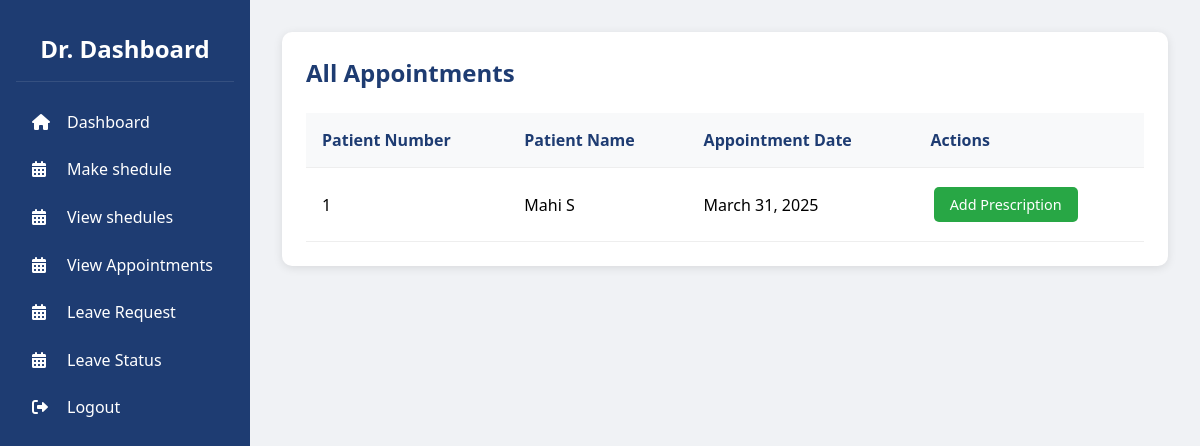
/doctor_appointments/ (signed in), run on an earlier commit of the app's database.
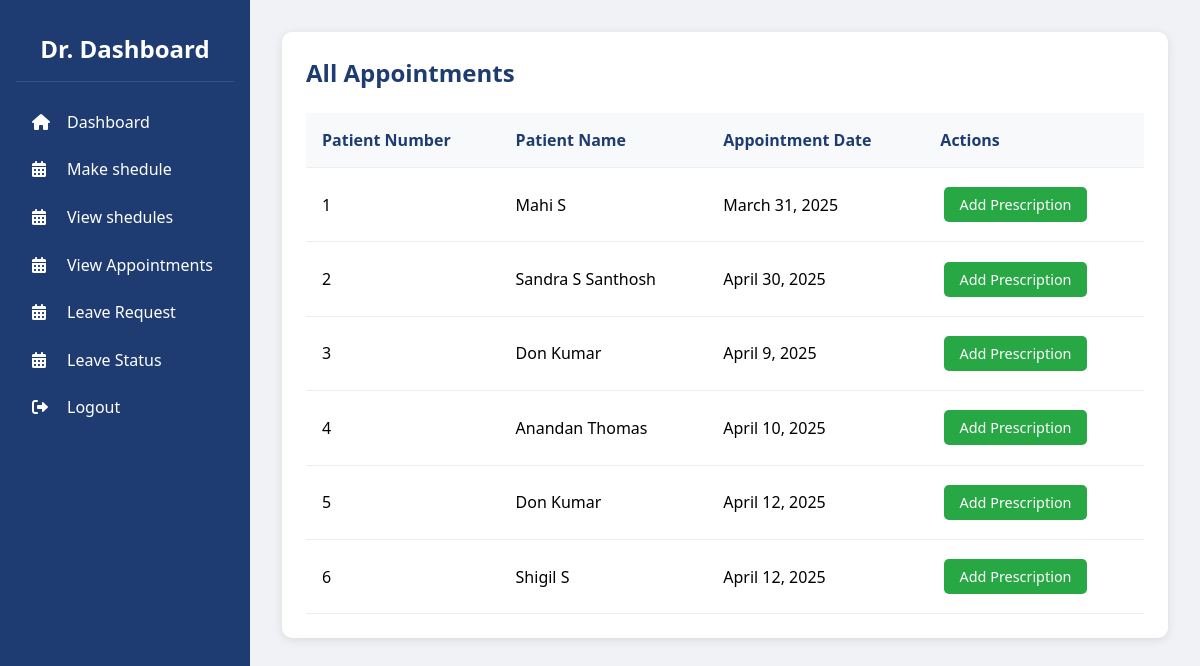
And on a later commit of the database.
### patient/models.py (models this page shows)
class Appointment_s(models.Model):
    userid = models.ForeignKey(user, on_delete=models.CASCADE, related_name='patient_appointments')
    doctorid = models.ForeignKey(user, on_delete=models.CASCADE, related_name='doctor_appointments')
    date = models.DateField()
    status = models.IntegerField()

### predict/models.py (models this page shows)
class user(models.Model):
    firstname=models.CharField(max_length=255)
    lastname=models.CharField(max_length=255)
    email=models.EmailField(unique=True)
    phone=models.CharField(max_length=12)
    password=models.CharField(max_length=20)
    role=models.CharField(max_length=20)

### doctor/views.py (the view)
# urls.py: path('doctor_appointments/', views.doctor_appointments, name='doctor_appointments'),
def doctor_appointments(request):
    user_id = request.session.get('user_id')
    if not user_id:
        return redirect('login')  # Redirect if not authenticated
    try:
        doctor = user.objects.get(id=user_id, role='1')
    except user.DoesNotExist:
        return render(request, 'error.html', {'message': 'Unauthorized access'})
    appointments = Appointment_s.objects.filter(doctorid=doctor)
    for idx, appointment in enumerate(appointments, start=1):
        appointment.patient_number = idx
    return render(request, 'doctor_appointments.html', {
    'appointments': appointments,
    'doctor_id': doctor.id,  # Ensure doctor_id is set properly
    'patient_ids': [appt.userid.id for appt in appointments]
})

### doctor/templates/doctor_appointments.html (shortened to what this page needs)
<!DOCTYPE html>
<html lang="en">
<head>
    <link rel="stylesheet" href="https://cdnjs.cloudflare.com/ajax/libs/font-awesome/6.0.0/css/all.min.css">
</head>
<body>
    <aside class="sidebar">
        <div class="sidebar-header">
            <h2>Dr. Dashboard</h2>
        </div>
        <ul class="sidebar-menu">
            <li><a href="{% url 'doctordash' %}"><i class="fas fa-home"></i>Dashboard</a></li>
            <li><a href="{% url 'shedulerdoctor' %}"><i class="fas fa-calendar-alt"></i>Make shedule</a></li>
            <li><a href="{% url 'view_shedules' %}"><i class="fas fa-calendar-alt"></i>View shedules</a></li>
            <li><a href="{% url 'doctor_appointments' %}"><i class="fas fa-calendar-alt"></i>View Appointments</a></li>
            <li><a href="{% url 'leave' %}"><i class="fas fa-calendar-alt"></i>Leave Request</a></li>
            <li><a href="{% url 'leave_status' %}"><i class="fas fa-calendar-alt"></i>Leave Status</a></li>
            <li><a href="{% url 'logout_view' %}"><i class="fas fa-sign-out-alt"></i>Logout</a></li>
        </ul>
    </aside>
    <main class="main-content">
        <div class="appointments-container">
            <h2>All Appointments</h2>
            {% if appointments %}
                <table>
                    <thead>
                        <tr>
                            <th>Patient Number</th>
                            <th>Patient Name</th>
                            <th>Appointment Date</th>
                            <th>Actions</th>
                        </tr>
                    </thead>
                    <tbody>
                        {% for appointment in appointments %}
                        <tr>
                            <td>{{ appointment.patient_number }}</td>
                            <td>{{ appointment.userid.firstname }} {{ appointment.userid.lastname }}</td>
                            <td>{{ appointment.date }}</td>
                            <td>
                                <a href="{% url 'add_presicription' doctor_id appointment.userid.id %}" class="action-button add-prescription-btn">
                                    Add Prescription
                                </a>
                            </td>
                        </tr>
                        {% endfor %}
                    </tbody>
                </table>
            {% else %}
                <div class="no-appointments">
                    <p>No appointments available.</p>
                </div>
            {% endif %}
        </div>
    </main>
</body>
</html>

### doctor/templates/doctor_appointments.html (style rules this page uses)
* { margin: 0; padding: 0; box-sizing: border-box; font-family: 'Segoe UI', Tahoma, Geneva, Verdana, sans-serif; }
body { display: flex; min-height: 100vh; background: #f0f2f5; }
.sidebar { width: 250px; background: #1e3c72; color: white; padding: 1rem; }
.sidebar-header { padding: 1rem; text-align: center; border-bottom: 1px solid rgba(255,255,255,0.1); margin-bottom: 1rem; }
.sidebar-menu { list-style: none; }
.sidebar-menu a { color: white; text-decoration: none; padding: 0.8rem 1rem; display: block; border-radius: 5px; transition: background 0.3s; }
.sidebar-menu i { width: 25px; margin-right: 10px; }
.main-content { flex: 1; padding: 2rem; background: #f0f2f5; }
.appointments-container { background: white; padding: 1.5rem; border-radius: 10px; box-shadow: 0 2px 10px rgba(0,0,0,0.1); }
.appointments-container h2 { color: #1e3c72; margin-bottom: 1.5rem; }
table { width: 100%; border-collapse: collapse; }
th, td { padding: 1rem; text-align: left; border-bottom: 1px solid #eee; }
th { background: #f8f9fa; color: #1e3c72; }
.action-button { padding: 0.5rem 1rem; border: none; border-radius: 5px; cursor: pointer; transition: background 0.3s; text-decoration: none; display: inline-block; margin: 0.2rem; font-size: 0.9rem; }
.add-prescription-btn { background: #28a745; color: white; }

What changed in the data, as far as the page shows it:
added Appointment_s: patient_number "2", userid.firstname "Sandra S", userid.lastname "Santhosh", date "April 30, 2025"
added Appointment_s: patient_number "3", userid.firstname "Don", userid.lastname "Kumar", date "April 9, 2025"
added Appointment_s: patient_number "4", userid.firstname "Anandan", userid.lastname "Thomas", date "April 10, 2025"
added Appointment_s: patient_number "5", userid.firstname "Don", userid.lastname "Kumar", date "April 12, 2025"
added Appointment_s: patient_number "6", userid.firstname "Shigil", userid.lastname "S", date "April 12, 2025"
